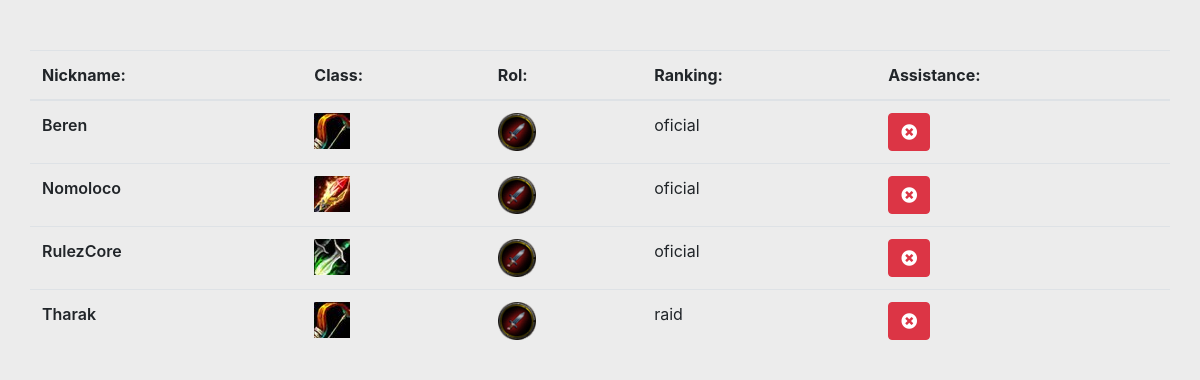
The app's page /raids/3 with its own data.
### api/models.py (models this page shows, shortened)
class RaidAssistance(models.Model):
    member = models.ForeignKey(
        Member, verbose_name="Miembro", on_delete=models.CASCADE)
    raid = models.ForeignKey(Raid, verbose_name="Raid",
                             on_delete=models.CASCADE, related_name='raid_assistances')
    assistance = models.BooleanField(default=False, verbose_name="Asistencia")
    class Meta:
        verbose_name = "Assistance"
        verbose_name_plural = "Assistances"
        unique_together = ['member', 'raid']

class Member(models.Model):
    TYPE = (
        ('oficial', 'oficial'),
        ('raid', 'raid'),
        ('trial', 'trial'),
        ('member', 'member'),
        ('kicked', 'kicked')
    )
    ROLES = (
        ('tank', 'tank'),
        ('dps', 'dps'),
        ('healer', 'healer'),
        ('hybrid', 'hybrid')
    )
    CLASES = (
        ('warlock', 'Brujo'),
        ('hunter', 'Cazador'),
        ('druid', 'Druida'),
        ('warrior', 'Guerrero'),
        ('mage', 'Mago'),
        ('rogue', 'Picaro'),
        ('priest', 'Sacerdote')
    )
    name = models.CharField(
        max_length=90, verbose_name="Nickname", unique=True)
    rank = models.CharField(choices=TYPE, verbose_name="Rango", max_length=150)
    role = models.CharField(choices=ROLES, verbose_name="Rol", max_length=150)
    clas = models.CharField(
        choices=CLASES, verbose_name="Clase", max_length=150)
    joined = models.DateField(blank=True, null=True,
                              verbose_name="Fecha de entrada")
    notes = models.TextField(blank=True, null=True, verbose_name="Notas")
    class Meta:
        verbose_name = "Member"
        verbose_name_plural = "Members"
        ordering = ['name']
    def __str__(self):
        return self.name

### frontend/views.py (the view)
# urls.py: path('raids/<id>', raid, name="raid"),
def raid(request, id):
    raid = Raid.objects.get(pk=id)
    return render(request, 'frontend/raid.html', {'raid':raid})

### frontend/templates/frontend/raid.html (shortened to what this page needs)
{% extends 'frontend/base.html' %}
{% block  content %}
<div class="container" id="containerRaidU">
  <div class="row">
    <table class="table">
      <thead>
        <tr>
          <th scope="col">Nickname:</th>
          <th scope="col">Class:</th>
          <th scope="col">Rol:</th>
          <th class="rankingT" scope="col">Ranking:</th>
          <th scope="col">Assistance:</th>
        </tr>
      </thead>
      <tbody>
        {% for assistance in raid.raid_assistances.all %}
        <tr>
          <td style="font-weight:600">{{assistance.member}}</td>
          <th scope="row"><img src="/static/frontend/img/classes/{{assistance.member.clas}}.jpg" alt=""></th>
          <th scope="row"><img class="" src="/static/frontend/img/role/{{assistance.member.role}}.png" width="38px"></th>
          <td class="rankingT">{{assistance.member.rank}}</td>
          <td>
            <button id="b{{assistance.id}}" class="btn {% if assistance.assistance %}btn-success{% else %}btn-danger{% endif %}" onClick="setAssistance('{{assistance.id}}')">
              {% if assistance.assistance %}<i class="fas fa-check-circle"></i>
              {% else %}<i class="fas fa-times-circle"></i>{% endif %}
            </button>
          </td>
        </tr>
        {% endfor %}
      </tbody>
    </table>
  </div>
</div>
{% endblock %}

### frontend/static/frontend/css/main.css (style rules this page uses)
body { background: #ececec; }
#containerRaidU { margin-top: 50px; }

### records on screen
RaidAssistance: member "Beren", member.clas (picture), member.rank "oficial", assistance False (drawn)
RaidAssistance: member "Nomoloco", member.clas (picture), member.rank "oficial", assistance False (drawn)
RaidAssistance: member "RulezCore", member.clas (picture), member.rank "oficial", assistance False (drawn)
RaidAssistance: member "Tharak", member.clas (picture), member.rank "raid", assistance False (drawn)
